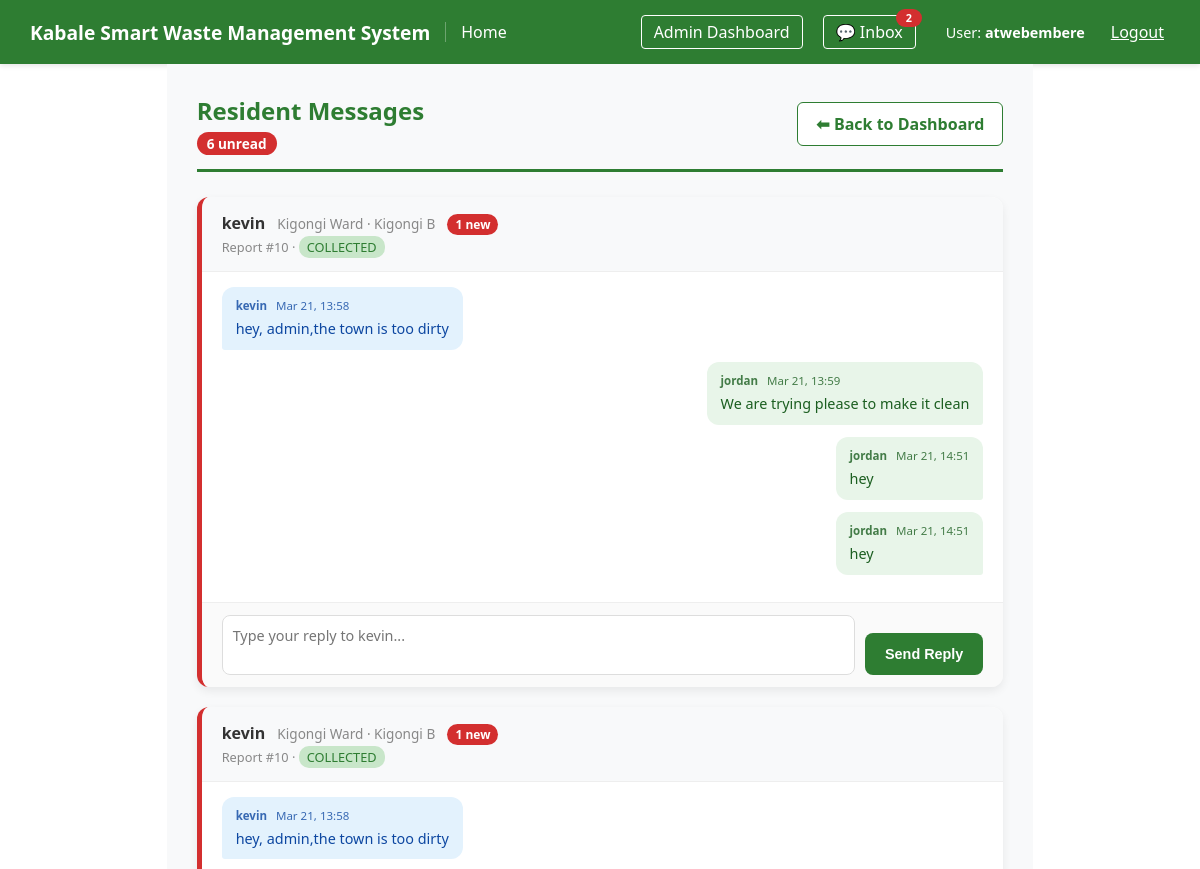
The page /users/messages/inbox/ (signed in, upper part) on the database as committed earlier.
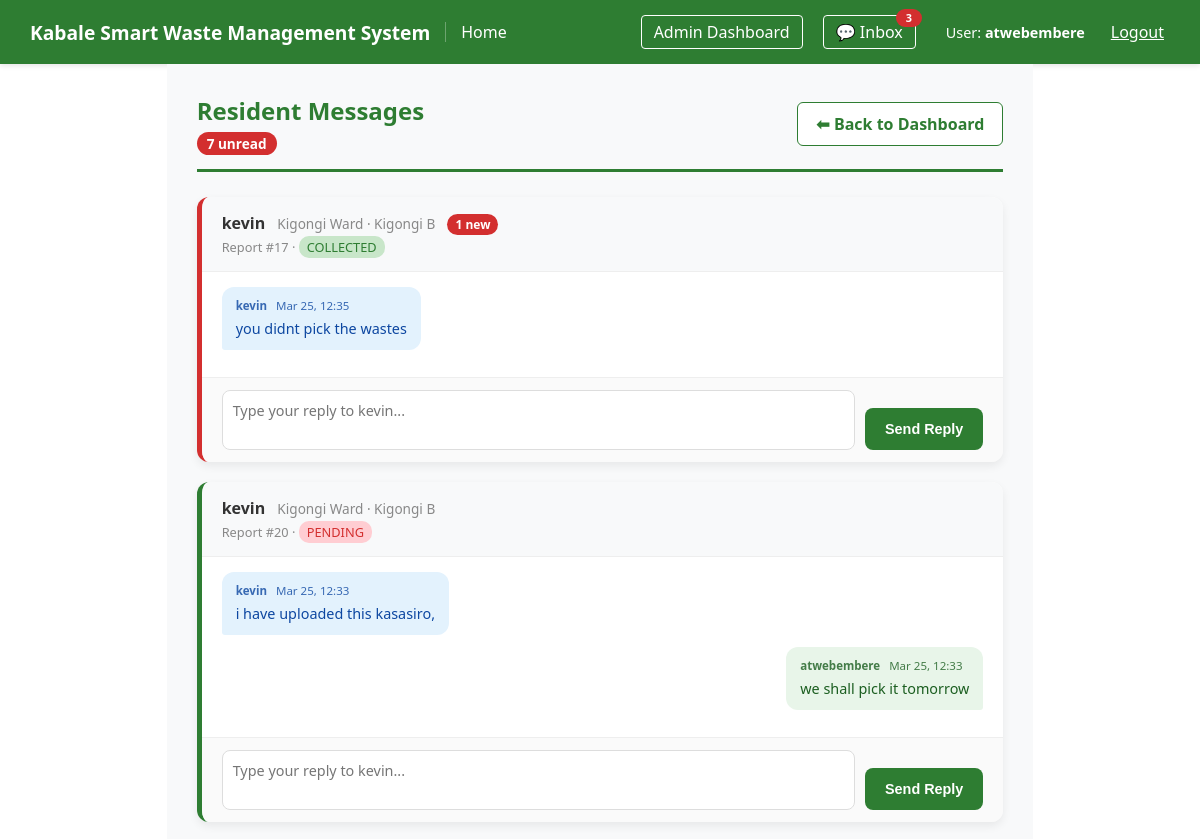
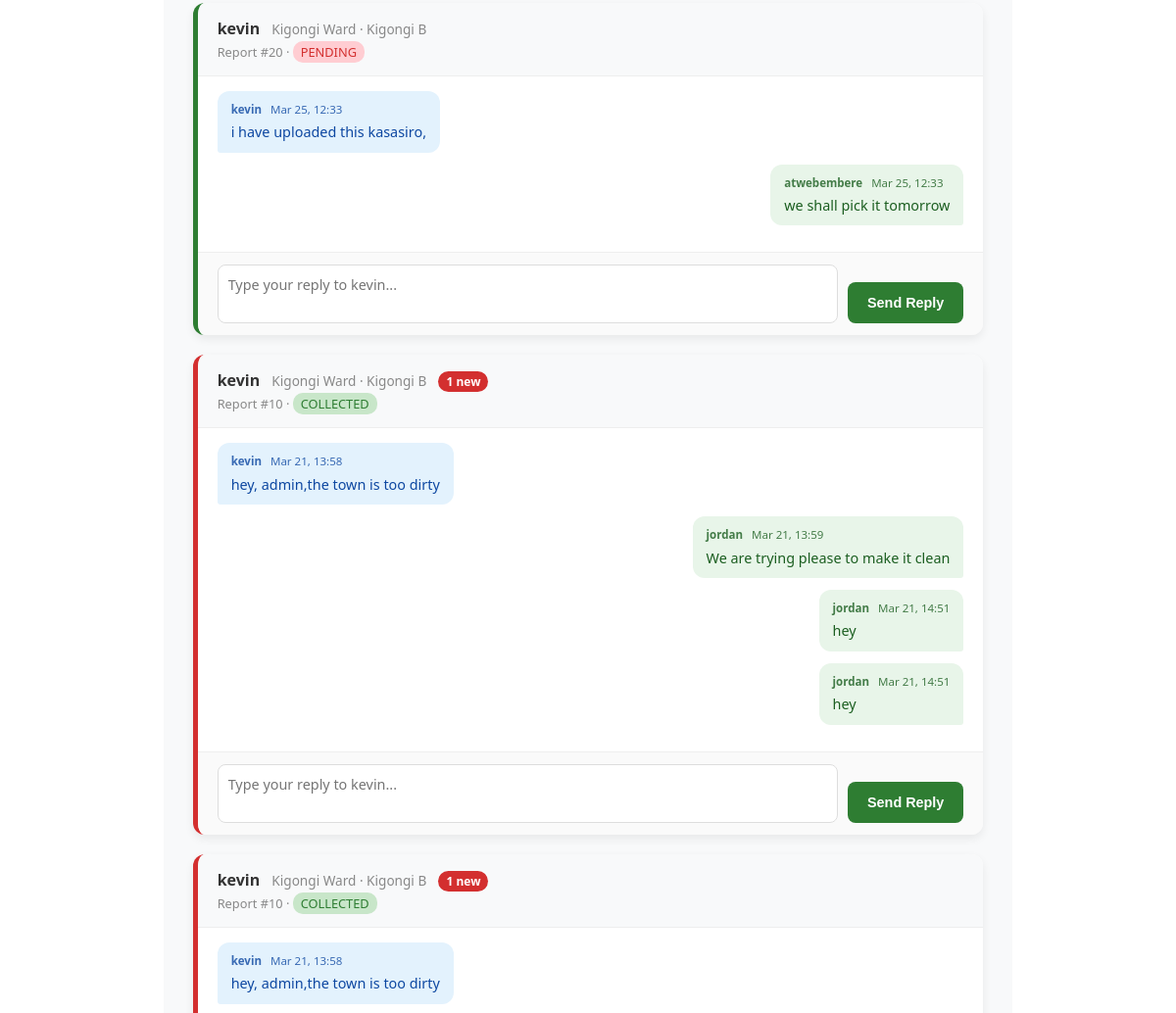
The same page on the database as committed later (2 pictures, top to bottom).
### users/models.py (models this page shows, shortened)
class WasteReport(models.Model):
    STATUS_CHOICES = [
        ('pending', 'Pending'),
        ('collected', 'Collected'),
    ]
    user = models.ForeignKey(User, on_delete=models.CASCADE, related_name='reports')
    image = models.ImageField(upload_to='waste_images/')
    latitude = models.DecimalField(max_digits=22, decimal_places=16)
    longitude = models.DecimalField(max_digits=22, decimal_places=16)
    location_address = models.CharField(max_length=500, null=True, blank=True)
    status = models.CharField(max_length=20, choices=STATUS_CHOICES, default='pending')
    created_at = models.DateTimeField(auto_now_add=True)
    updated_at = models.DateTimeField(auto_now=True)
    class Meta:
        ordering = ['-created_at']

class User(AbstractUser):
    full_name = models.CharField(max_length=255, null=True, blank=True)
    DIVISION_CHOICES = [
        ('Central Division', 'Central Division'),
        ('Northern Division', 'Northern Division'),
        ('Southern Division', 'Southern Division'),
    ]
    division = models.CharField(
        max_length=50,
        choices=DIVISION_CHOICES,
        null=True,
        blank=True
    )
    ward = models.CharField(max_length=100, null=True, blank=True)
    cell = models.CharField(max_length=100, null=True, blank=True)

class Message(models.Model):
    report = models.ForeignKey(
        WasteReport, on_delete=models.CASCADE, related_name='messages'
    )
    sender = models.ForeignKey(
        User, on_delete=models.CASCADE, related_name='sent_messages'
    )
    recipient = models.ForeignKey(
        User, on_delete=models.CASCADE, related_name='received_messages'
    )
    body = models.TextField()
    is_read = models.BooleanField(default=False)
    created_at = models.DateTimeField(auto_now_add=True)
    class Meta:
        ordering = ['created_at']

### users/views.py (the view)
# urls.py: path('messages/inbox/', views.AdminInboxView.as_view(), name='admin_inbox'),
class AdminInboxView(UserPassesTestMixin, TemplateView):
    template_name = 'users/admin_inbox.html'
    def test_func(self):
        return self.request.user.is_staff
    def get_context_data(self, **kwargs):
        context = super().get_context_data(**kwargs)
        reports_with_messages = (
            WasteReport.objects
            .filter(messages__isnull=False)
            .distinct()
            .select_related('user')
            .prefetch_related('messages__sender')
            .order_by('-messages__created_at')
        )
        inbox = []
        for report in reports_with_messages:
            unread = report.messages.filter(recipient=self.request.user, is_read=False).count()
            inbox.append({'report': report, 'unread': unread})
        context['inbox']        = inbox
        context['total_unread'] = sum(i['unread'] for i in inbox)
        return context

### users/context_processors.py (called while the page is built)
def unread_message_count(request):
    if request.user.is_authenticated and request.user.is_staff:
        count = Message.objects.filter(recipient=request.user, is_read=False).count()
        return {'total_unread_messages': count}
    return {'total_unread_messages': 0}

### templates/users/admin_inbox.html (shortened to what this page needs)
{% extends 'base.html' %}
{% block content %}
<div style="padding: 30px; background: #f8f9fa; min-height: 100vh;">
    <div class="inbox-header">
        <div>
            <h2 style="color: #2e7d32; margin: 0;">Resident Messages</h2>
            <p style="color: #666; margin: 5px 0 0 0;">
                {% if total_unread > 0 %}
                    <span style="background: #d32f2f; color: white; padding: 2px 10px; border-radius: 20px; font-size: 0.85em; font-weight: bold;">
                        {{ total_unread }} unread
                    </span>
                {% else %}
                    All messages read
                {% endif %}
            </p>
        </div>
        <a href="{% url 'admin_dashboard' %}" class="btn-back">
            ⬅ Back to Dashboard
        </a>
    </div>
    {% for item in inbox %}
    {% with report=item.report %}
    <div style="background: white; border-radius: 12px; margin-bottom: 20px; box-shadow: 0 4px 10px rgba(0,0,0,0.07); overflow: hidden;
        border-left: 5px solid {% if item.unread > 0 %}#d32f2f{% else %}#2e7d32{% endif %};">
        <div class="inbox-report-header">
            <div>
                <strong style="color: #333;">{{ report.user.get_full_name|default:report.user.username }}</strong>
                <span style="color: #888; font-size: 0.85em; margin-left: 8px;">{{ report.user.ward }} Ward · {{ report.user.cell }}</span>
                {% if item.unread > 0 %}
                    <span style="background: #d32f2f; color: white; padding: 2px 8px; border-radius: 20px; font-size: 0.75em; font-weight: bold; margin-left: 8px;">
                        {{ item.unread }} new
                    </span>
                {% endif %}
            </div>
            <div style="font-size: 0.8em; color: #888; margin-top: 4px;">
                Report #{{ report.id }} ·
                <span style="padding: 2px 8px; border-radius: 10px;
                    {% if report.status == 'pending' %}background: #ffcdd2; color: #d32f2f;
                    {% else %}background: #c8e6c9; color: #2e7d32;{% endif %}">
                    {{ report.status|upper }}
                </span>
            </div>
        </div>
        <div style="padding: 15px 20px; max-height: 300px; overflow-y: auto;">
            {% for msg in report.messages.all %}
            <div style="margin-bottom: 12px; display: flex;
                {% if msg.sender.is_staff %}justify-content: flex-end;{% else %}justify-content: flex-start;{% endif %}">
                <div class="chat-bubble {% if msg.sender.is_staff %}bubble-admin{% else %}bubble-resident{% endif %}">
                    <div style="font-weight: bold; font-size: 0.8em; margin-bottom: 4px; opacity: 0.8;">
                        {{ msg.sender.get_full_name|default:msg.sender.username }}
                        <span style="font-weight: normal; margin-left: 6px;">{{ msg.created_at|date:"M d, H:i" }}</span>
                    </div>
                    {{ msg.body }}
                </div>
            </div>
            {% endfor %}
        </div>
        <div style="padding: 12px 20px; border-top: 1px solid #eee; background: #fafafa;">
            <form method="POST" action="{% url 'admin_reply_message' report.id %}" class="reply-form">
                <textarea name="body" rows="2"
                    placeholder="Type your reply to {{ report.user.first_name|default:report.user.username }}..."
                    class="reply-textarea"
                    onfocus="this.style.borderColor='#2e7d32'"
                    onblur="this.style.borderColor='#ddd'"></textarea>
                <button type="submit" class="reply-btn reply-btn-green">
                    Send Reply
                </button>
            </form>
        </div>
    </div>
    {% endwith %}
    {% endfor %}
</div>
{% endblock %}

### templates/base.html (shortened to what this page needs)
<!DOCTYPE html>
<html lang="en">
<head>
</head>
<body>
<nav style="display: flex; justify-content: space-between; align-items: center; padding: 15px 30px; background: #2e7d32; color: white; box-shadow: 0 2px 5px rgba(0,0,0,0.1);">
    <div style="display: flex; align-items: center;">
        <a href="{% url 'home' %}" class="nav-title" style="color: white; font-size: 1.2em; font-weight: bold;">
            Kabale Smart Waste Management System
        </a>
        <span class="nav-link-separator"></span>
        <a href="{% url 'home' %}" class="nav-home-link" style="color: white; font-size: 1em;">Home</a>
    </div>
    <div class="nav-right" id="navRight">
        {% if user.is_authenticated %}
            {% if user.is_staff %}
                <a href="{% url 'admin_dashboard' %}" style="color: white; border: 1px solid white; padding: 5px 12px; border-radius: 4px;">
                    Admin Dashboard
                </a>
                <a href="{% url 'admin_inbox' %}" class="nav-inbox-btn">
                    💬 Inbox
                    {% if total_unread_messages > 0 %}
                        <span class="inbox-badge">{{ total_unread_messages }}</span>
                    {% endif %}
                </a>
            {% else %}
                <a href="{% url 'resident_dashboard' %}" style="color: white; border: 1px solid white; padding: 5px 12px; border-radius: 4px;">My Reports</a>
                <a href="{% url 'report_waste' %}" style="color: #ffd700; font-weight: bold;">+ Report Waste</a>
            {% endif %}
            <span class="nav-user-info" style="margin-left: 10px; font-size: 0.9em; color: white;">
                User: <strong>{{ user.username }}</strong>
            </span>
            <form action="{% url 'logout' %}" method="post" style="display: inline;">
                <button type="submit" style="background: none; border: none; color: white; cursor: pointer; text-decoration: underline; font-family: inherit; font-size: 1em;">
                    Logout
                </button>
            </form>
        {% else %}
            <a href="{% url 'login' %}" style="color: white;">Login</a>
            <a href="{% url 'register' %}" style="background: white; color: #2e7d32; padding: 6px 15px; border-radius: 4px; font-weight: bold;">Register</a>
        {% endif %}
    </div>
</nav>
<div class="container">
    {% block content %}
    {% endblock %}
</div>
</body>
</html>

Rows that differ between the two databases and show on the page:
now on this page (row unchanged): WasteReport: report.user.get_full_name "kevin", report.user.ward "Kigongi", report.user.cell "Kigongi B", unread "1", report.id "17", report.status "COLLECTED", body "Type your reply to kevin..."
added Message: sender.get_full_name "kevin", created_at "Mar 25, 12:35", body "you didnt pick the wastes"
added WasteReport: report.user.get_full_name "kevin", report.user.ward "Kigongi", report.user.cell "Kigongi B", report.id "20", report.status "PENDING", body "Type your reply to kevin..."
added Message: sender.get_full_name "kevin", created_at "Mar 25, 12:33", body "i have uploaded this kasasiro,"
added Message: sender.get_full_name "atwebembere", created_at "Mar 25, 12:33", body "we shall pick it tomorrow"
Other text that changed with them:
{{ total_unread_messages }}: "2" → "3"
{{ total_unread }}: "6" → "7"
